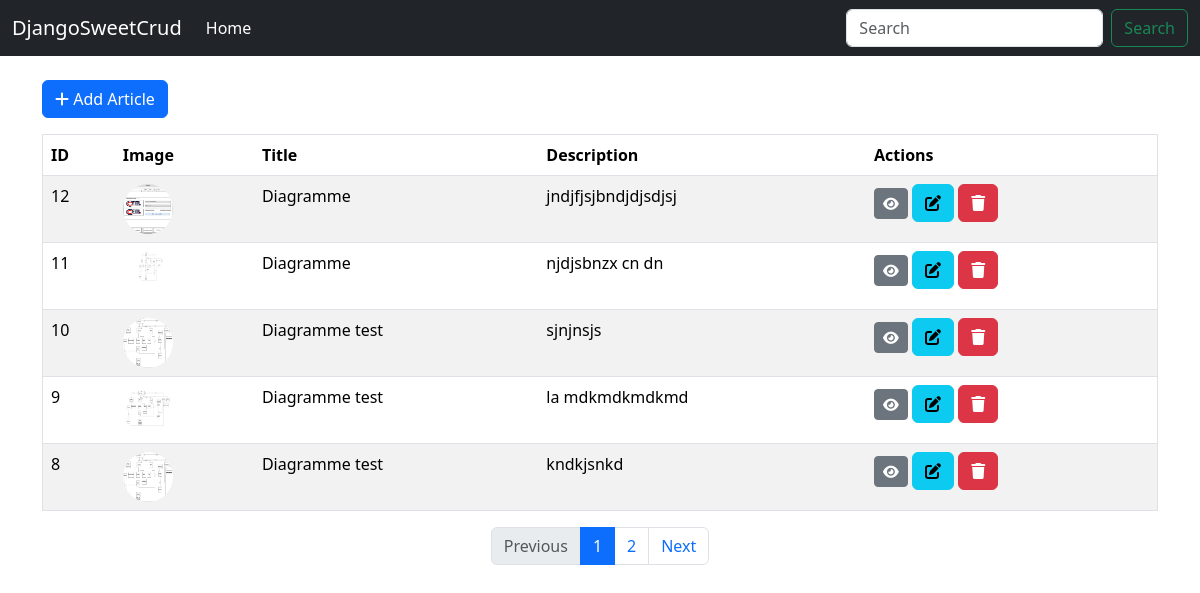
The page / on the database its author committed.
### app_article/models.py (models this page shows, shortened)
class Article(models.Model):
    title = models.CharField(max_length=150, verbose_name="Title")
    description = models.TextField(verbose_name="Description")
    image = models.ImageField(upload_to='articles/', null=True, blank=True, verbose_name="Image")
    created_at = models.DateTimeField(auto_now_add=True, verbose_name="Created At")
    updated_at = models.DateTimeField(auto_now=True, verbose_name="Updated At")
    class Meta:
        verbose_name = "Article"
        verbose_name_plural = "Articles"
        ordering = ['-created_at']

### app_article/views.py (the view)
# urls.py: path('', views.article_list, name='article_list'),
def article_list(request):
    articles = Article.objects.all()
    paginator = Paginator(articles, 5)  # Paginate les articles par 10 par page
    page_number = request.GET.get('page')
    page_obj = paginator.get_page(page_number)
    return render(request, 'app_article/article_list.html', {'page_obj': page_obj})

### app_article/templates/app_article/article_list.html (shortened to what this page needs)
{% extends 'partials/base.html' %}
{% block content %}
<div class="row">
    <div class="col-md-12">
        <a href="#" onclick="confirmAddArticle()" class="btn btn-primary mb-3"> <i class="fas fa-plus"></i> Add Article</a>
    <table class="table table-striped table-hover border">
        <thead>
            <tr>
                <th>ID</th>
                   <th>Image</th>
                <th>Title</th>
                <th>Description</th>
                <th>Actions</th>
            </tr>
        </thead>
        <tbody>
            {% for article in page_obj %}
            <tr id="article-row-{{ article.id }}" class="article-row">
                 <td>{{ article.id }}</td>
                 <td class="image-cell">
                    <img src="{{ article.image.url }}" alt="{{ article.title }}" style="width: 50px; height: 50px; border-radius: 50%;">
                </td>
                <td class="title-cell">{{ article.title }}</td>
                <td class="description-cell">{{ article.description }}</td>
                <td>
                    <a href="#" class="btn btn-secondary btn-sm" onclick="showArticleDetails({{ article.id }})" title="View">
                        <i class="fas fa-eye"></i>
                    </a>
                    <a href="#" class="btn btn-info" onclick="confirmEdit(this)" data-update-url="{% url 'article_update' article.id %}" data-article-id="{{ article.id }}">
                        <i class="fas fa-edit"></i>
                    </a>
                    <a href="#" class="btn btn-danger" onclick="confirmDelete(this)" data-delete-url="{% url 'article_delete' article.id %}">
                        <i class="fas fa-trash"></i>
                    </a>
                </td>
            </tr>
            {% endfor %}
        </tbody>
    </table>
</div>
        <nav aria-label="Page navigation example">
            <ul class="pagination justify-content-center">
                {% if page_obj.has_previous %}
                <li class="page-item">
                    <a class="page-link" href="?page={{ page_obj.previous_page_number }}">Previous</a>
                </li>
                {% else %}
                <li class="page-item disabled">
                    <span class="page-link">Previous</span>
                </li>
                {% endif %}
                {% for num in page_obj.paginator.page_range %}
                {% if page_obj.number == num %}
                <li class="page-item active" aria-current="page">
                    <span class="page-link">{{ num }}</span>
                </li>
                {% else %}
                <li class="page-item">
                    <a class="page-link" href="?page={{ num }}">{{ num }}</a>
                </li>
                {% endif %}
                {% endfor %}
                {% if page_obj.has_next %}
                <li class="page-item">
                    <a class="page-link" href="?page={{ page_obj.next_page_number }}">Next</a>
                </li>
                {% else %}
                <li class="page-item disabled">
                    <span class="page-link">Next</span>
                </li>
                {% endif %}
            </ul>
        </nav>
</div>
{% endblock %}

### templates/partials/base.html (shortened to what this page needs)
<!DOCTYPE html>
<html lang="en">
<head>
    <link rel="stylesheet" href="https://cdn.jsdelivr.net/npm/sweetalert2@10">
        <link href="https://cdn.jsdelivr.net/npm/bootstrap@5.3.3/dist/css/bootstrap.min.css" rel="stylesheet">
    <link rel="stylesheet" href="https://cdnjs.cloudflare.com/ajax/libs/font-awesome/5.15.4/css/all.min.css">
</head>
<body>
{% include 'partials/nav.html' %}
    <div class="container mt-4">
        {% block content %}{% endblock %}
    </div>
</body>
</html>

### templates/partials/nav.html (shortened to what this page needs)
 <nav class="navbar navbar-expand-lg navbar-dark bg-dark">
  <div class="container-fluid">
    <a class="navbar-brand" href="#">DjangoSweetCrud</a>
    <div class="collapse navbar-collapse" id="navbarScroll">
      <ul class="navbar-nav me-auto my-2 my-lg-0 navbar-nav-scroll" style="--bs-scroll-height: 100px;">
        <li class="nav-item">
          <a class="nav-link active" aria-current="page" href="#">Home</a>
        </li>
      </ul>
      <form class="d-flex" role="search">
        <input class="form-control me-2" type="search" placeholder="Search" aria-label="Search">
        <button class="btn btn-outline-success" type="submit">Search</button>
      </form>
    </div>
  </div>
</nav>

### rows shown on the page
Article: id "12", image (picture), title "Diagramme", description "jndjfjsjbndjdjsdjsj"
Article: id "11", image (picture), title "Diagramme", description "njdjsbnzx cn dn"
Article: id "10", image (picture), title "Diagramme test", description "sjnjnsjs"
Article: id "9", image (picture), title "Diagramme test", description "la mdkmdkmdkmd"
Article: id "8", image (picture), title "Diagramme test", description "kndkjsnkd"

### other values the page prints
{{ num }} "1"
{{ num }} "2"
